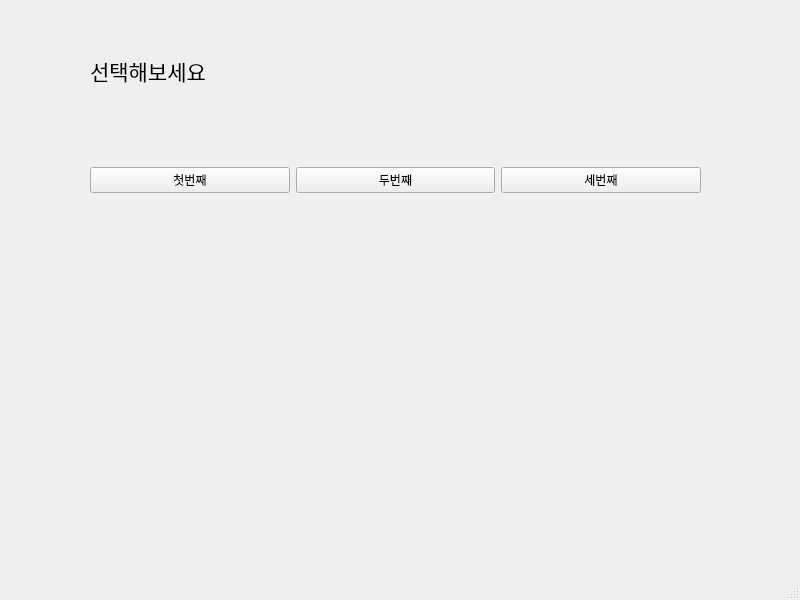
<?xml version="1.0" encoding="UTF-8"?>
<ui version="4.0">
 <class>MainWindow</class>
 <widget class="QMainWindow" name="MainWindow">
  <property name="geometry">
   <rect>
    <x>0</x>
    <y>0</y>
    <width>800</width>
    <height>600</height>
   </rect>
  </property>
  <property name="windowTitle">
   <string>MainWindow</string>
  </property>
  <widget class="QWidget" name="centralwidget">
   <widget class="QWidget" name="horizontalLayoutWidget">
    <property name="geometry">
     <rect>
      <x>90</x>
      <y>130</y>
      <width>611</width>
      <height>101</height>
     </rect>
    </property>
    <layout class="QHBoxLayout" name="horizontalLayout">
     <item>
      <widget class="QPushButton" name="pushButton_2">
       <property name="text">
        <string>첫번째</string>
       </property>
      </widget>
     </item>
     <item>
      <widget class="QPushButton" name="pushButton_3">
       <property name="text">
        <string>두번째</string>
       </property>
      </widget>
     </item>
     <item>
      <widget class="QPushButton" name="pushButton">
       <property name="text">
        <string>세번째</string>
       </property>
      </widget>
     </item>
    </layout>
   </widget>
   <widget class="QLabel" name="label">
    <property name="geometry">
     <rect>
      <x>90</x>
      <y>50</y>
      <width>611</width>
      <height>41</height>
     </rect>
    </property>
    <property name="font">
     <font>
      <family>맑은 고딕</family>
      <pointsize>16</pointsize>
     </font>
    </property>
    <property name="text">
     <string>선택해보세요</string>
    </property>
   </widget>
  </widget>
  <widget class="QMenuBar" name="menubar">
   <property name="geometry">
    <rect>
     <x>0</x>
     <y>0</y>
     <width>800</width>
     <height>21</height>
    </rect>
   </property>
  </widget>
  <widget class="QStatusBar" name="statusbar"/>
 </widget>
 <resources/>
 <connections>
  <connection>
   <sender>pushButton_2</sender>
   <signal>clicked()</signal>
   <receiver>MainWindow</receiver>
   <slot>firstClick()</slot>
   <hints>
    <hint type="sourcelabel">
     <x>181</x>
     <y>203</y>
    </hint>
    <hint type="destinationlabel">
     <x>174</x>
     <y>287</y>
    </hint>
   </hints>
  </connection>
  <connection>
   <sender>pushButton_3</sender>
   <signal>clicked()</signal>
   <receiver>MainWindow</receiver>
   <slot>secondClick()</slot>
   <hints>
    <hint type="sourcelabel">
     <x>428</x>
     <y>203</y>
    </hint>
    <hint type="destinationlabel">
     <x>432</x>
     <y>268</y>
    </hint>
   </hints>
  </connection>
  <connection>
   <sender>pushButton</sender>
   <signal>clicked()</signal>
   <receiver>MainWindow</receiver>
   <slot>thirdClick()</slot>
   <hints>
    <hint type="sourcelabel">
     <x>611</x>
     <y>202</y>
    </hint>
    <hint type="destinationlabel">
     <x>613</x>
     <y>255</y>
    </hint>
   </hints>
  </connection>
 </connections>
 <slots>
  <slot>firstClick()</slot>
  <slot>secondClick()</slot>
  <slot>thirdClick()</slot>
 </slots>
</ui>
